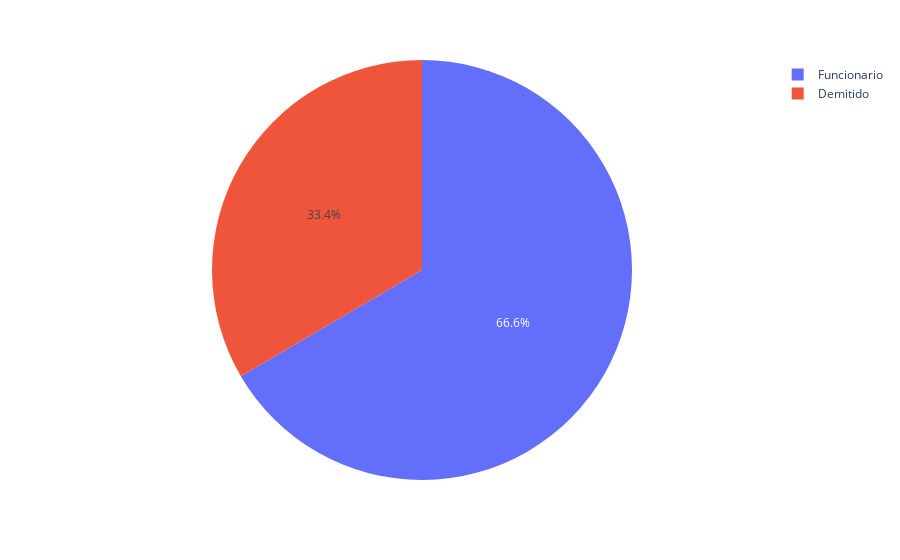

The notebook cell saved with this chart:
### Code cell
fig = plt.figure(figsize=(40,30))
fig = px.pie(pix,names='DEMITIDO').update_traces(textposition = 'inside')
fig.show()

### Figure 1 — Plotly figure (JSON) as saved in the notebook; plotly's stock layout.template omitted (floating-point values rounded to 4 significant figures; data arrays with more than 128 entries replaced by an {"elided": "..."} marker saying what was removed)
{"data": [{"domain": {"x": [0, 1], "y": [0, 1]}, "hovertemplate": "DEMITIDO=%{label}<extra></extra>", "labels": {"elided": "311 str values"}, "legendgroup": "", "name": "", "showlegend": true, "textposition": "inside", "type": "pie"}], "layout": {"legend": {"tracegroupgap": 0}, "margin": {"t": 60}}}
